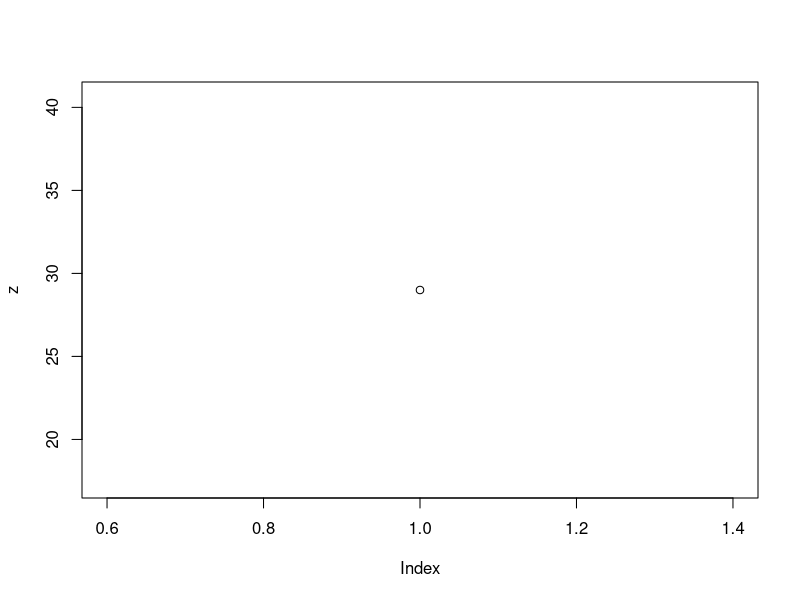

This figure's R source:
#' ---
#' title: "USZ MultiThreshold data package setup"
#' author: "Pia Neuschwander" 
#' date: "07/07/2020"
#' output: github_document 
#' ---
#' 
#' 
y = 3 + 5
x = 7
z = 3*x +y
plot(z)